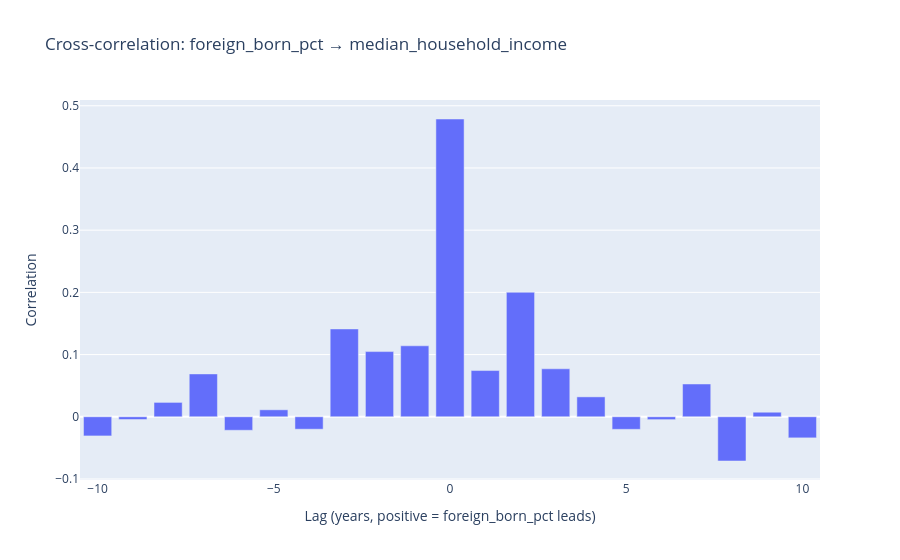

The notebook cell saved with this chart:
### Markdown cell above
## Deep-dive 2: Immigration → income lag

Does foreign-born share lead or lag median household income? (National annual series.)

### Code cell
from pipeline.patterns import run_lag_analysis

results = run_lag_analysis(
    datasets,
    predictor="foreign_born_pct",
    outcome="median_household_income",
    time_col="year",
    max_lag=10,
)
print(results["summary"])
if results.get("figure"):
    results["figure"].show()

### Figure 1 — Plotly figure (JSON) as saved in the notebook; plotly's stock layout.template omitted (floating-point values rounded to 4 significant figures)
{"data": [{"name": "correlation", "type": "bar", "x": [-10, -9, -8, -7, -6, -5, -4, -3, -2, -1, 0, 1, 2, 3, 4, 5, 6, 7, 8, 9, 10], "y": [-0.0308, -0.0044, 0.0231, 0.0689, -0.0217, 0.0112, -0.02, 0.1412, 0.1048, 0.1141, 0.4787, 0.0743, 0.2002, 0.0771, 0.032, -0.0202, -0.0046, 0.0527, -0.0711, 0.0073, -0.0339]}], "layout": {"title": {"text": "Cross-correlation: foreign_born_pct → median_household_income"}, "xaxis": {"title": {"text": "Lag (years, positive = foreign_born_pct leads)"}}, "yaxis": {"title": {"text": "Correlation"}}}}
